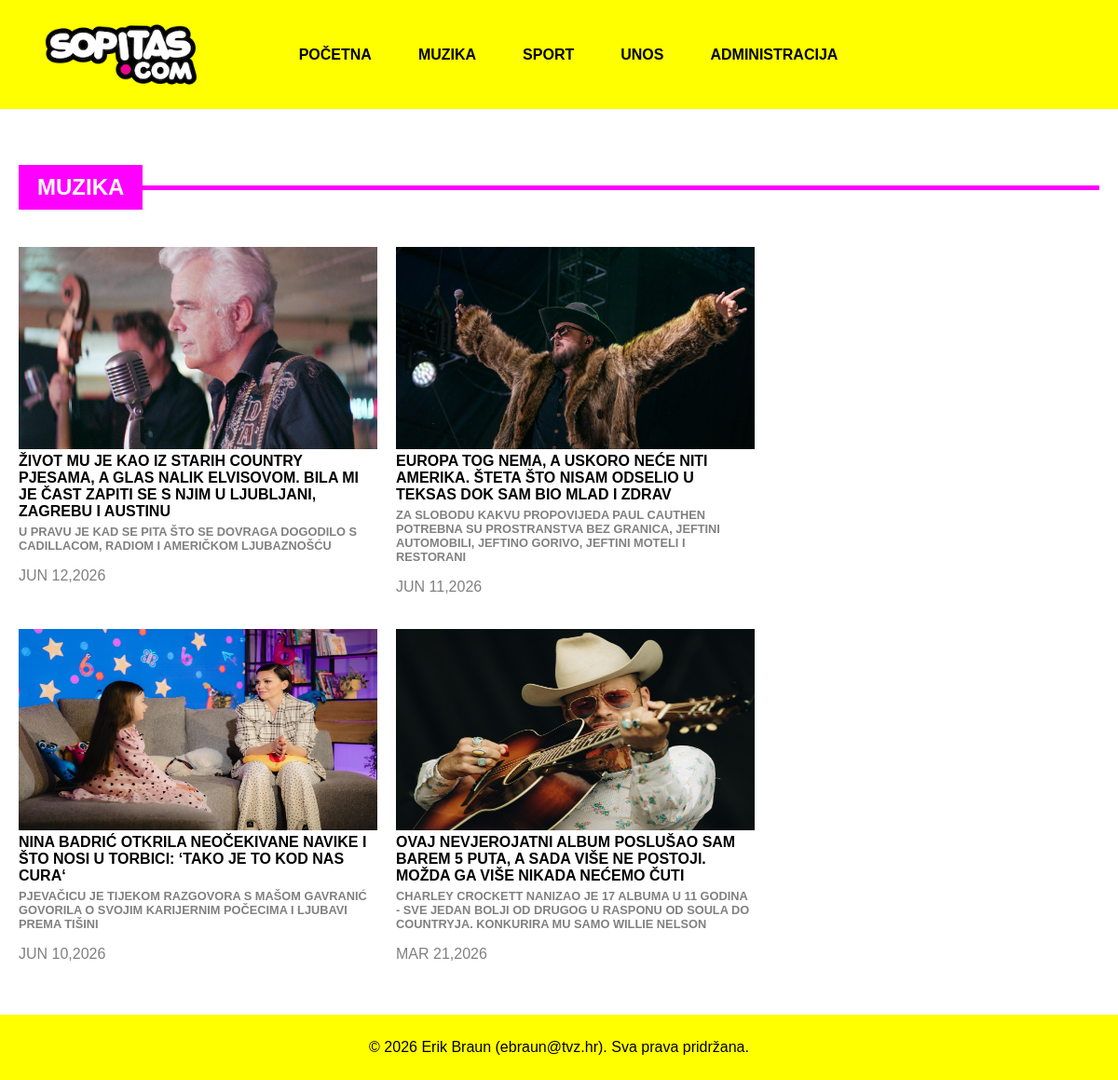
The page /kategorija.php?category=Muzika on the database its author committed.
### tables this page shows
CREATE TABLE `news` (
  `id` int NOT NULL,
  `title` varchar(255) NOT NULL,
  `sazetak` varchar(250) NOT NULL,
  `description` varchar(5000) NOT NULL,
  `image` varchar(355) NOT NULL,
  `date` date NOT NULL,
  `archive` tinyint(1) NOT NULL,
  `id_category` int NOT NULL
);

### kategorija.php (the view)
<?php
    require_once ('header.php');
    if (isset($_GET['category'])) {
    $category = $_GET['category'] ?? '';
    $sec_class = $category === 'Muzika' ? 'music' : ($category === 'Sport' ? 'sport' : '');
    print '
        <section class="' . $sec_class . '">
            <div class="title">
                <h2>' . $category . '</h2>
                <hr>
            </div>
            <div class="content content-page">';
            try {
                $conn = new PDO("mysql:host=$servername;port=$port;dbname=$dbname", $username_db, $password_db);
                $conn->setAttribute(PDO::ATTR_ERRMODE, PDO::ERRMODE_EXCEPTION);
                $sql = "SELECT news.* FROM news INNER JOIN category ON news.id_category = category.id WHERE category.name = ? AND news.archive = 0 ORDER BY news.date DESC";
                $stmt = $conn->prepare($sql);
                $stmt->execute([$category]);
                $result = $stmt->fetchAll(PDO::FETCH_ASSOC);
                foreach ($result as $row) {
                    print '<article class="article">
                        <img src="' . $row['image'] . '" alt="' . $row['title'] . '"><br>
                        <a href="clanak.php?id=' . $row['id'] . '">' . $row['title'] . '</a>
                        <p class="summary">' . $row['sazetak'] . '</p>
                        <p>' . date('M d,Y', strtotime($row['date'])) . '</p>
                    </article>';
                }
            } catch (PDOException $e) {
                echo "Connection failed: " . $e->getMessage();
            }
            print '</div>
        </section>';
    } else {
        echo "Nije odabrana kategorija!";
    }
    require_once ('footer.php');
?>

### style.css (style rules this page uses)
body { font-family: Arial, sans-serif; margin: 0; padding: 0; min-height: 100vh; display: flex; flex-direction: column; }
.music .title { display: flex; align-items: center; gap: 0; }
.title hr { flex-grow: 1; height: 5px; border: none; }
.title h2 { color: white; text-transform: uppercase; width: max-content; padding: 10px 20px; }
.music .title hr { background-color: magenta; }
.music .title h2 { background-color: magenta; }
.article { box-sizing: border-box; max-width: 385px; }
.article img { width: 100%; aspect-ratio: 16/9; height: auto; }
.content { display: flex; gap: 20px; margin-top: 20px; }
.content-page { flex-direction: row; flex-wrap: wrap; }
.content a { color: black; text-decoration: none; text-transform: uppercase; font-weight: bold; }
.content p { text-transform: uppercase; color: grey; }
.summary { color: grey; font-weight: bold; font-size: 80%; margin-top: 5px; }

### rows shown on the page
news: image (picture), title "ŽIVOT MU JE KAO IZ STARIH COUNTRY PJESAMA, A GLAS NALIK ELVISOVOM. BILA MI JE ČAST ZAPITI SE S NJIM U LJUBLJANI, ZAGREBU I AUSTINU", sazetak "U PRAVU JE KAD SE PITA ŠTO SE DOVRAGA DOGODILO S CADILLACOM, RADIOM I AMERIČKOM LJUBAZNOŠĆU", date "JUN 12,2026"
news: image (picture), title "EUROPA TOG NEMA, A USKORO NEĆE NITI AMERIKA. ŠTETA ŠTO NISAM ODSELIO U TEKSAS DOK SAM BIO MLAD I ZDRAV", sazetak "ZA SLOBODU KAKVU PROPOVIJEDA PAUL CAUTHEN POTREBNA SU PROSTRANSTVA BEZ GRANICA, JEFTINI AUTOMOBILI, JEFTINO GORIVO, JEFTINI MOTELI I RESTORANI", date "JUN 11,2026"
news: image (picture), title "NINA BADRIĆ OTKRILA NEOČEKIVANE NAVIKE I ŠTO NOSI U TORBICI: ‘TAKO JE TO KOD NAS CURA‘", sazetak "PJEVAČICU JE TIJEKOM RAZGOVORA S MAŠOM GAVRANIĆ GOVORILA O SVOJIM KARIJERNIM POČECIMA I LJUBAVI PREMA TIŠINI", date "JUN 10,2026"
news: image (picture), title "OVAJ NEVJEROJATNI ALBUM POSLUŠAO SAM BAREM 5 PUTA, A SADA VIŠE NE POSTOJI. MOŽDA GA VIŠE NIKADA NEĆEMO ČUTI", sazetak "CHARLEY CROCKETT NANIZAO JE 17 ALBUMA U 11 GODINA - SVE JEDAN BOLJI OD DRUGOG U RASPONU OD SOULA DO COUNTRYJA. KONKURIRA MU SAMO WILLIE NELSON", date "MAR 21,2026"

### other values the page prints
$category "MUZIKA"
